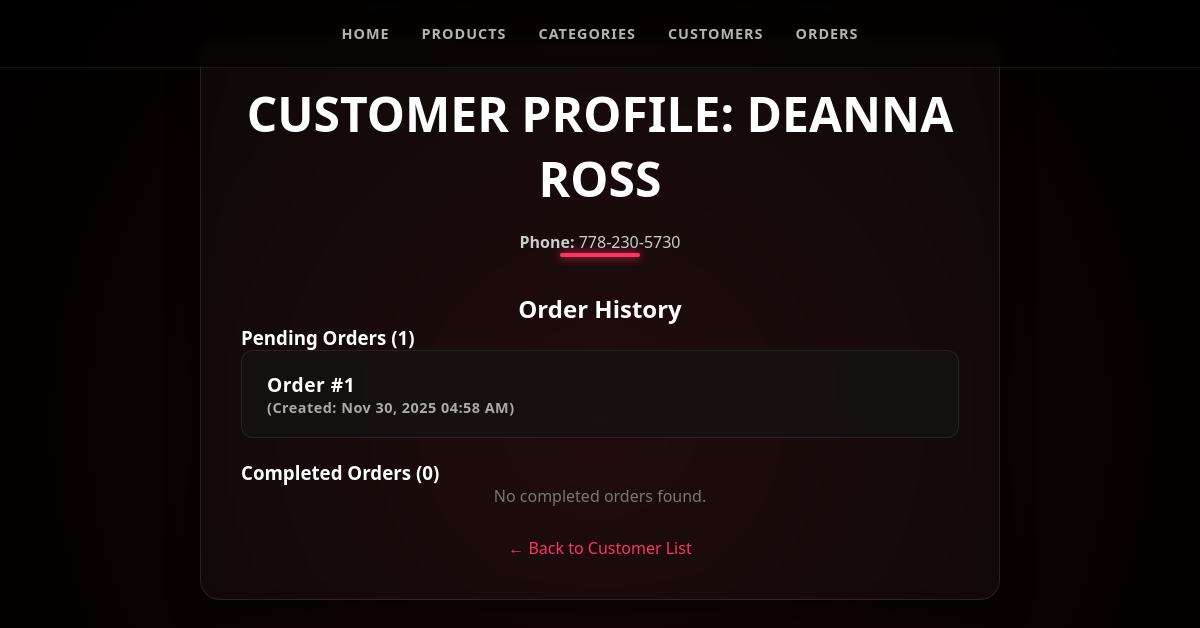
Page /customers_id/1 on the committed database.
### models.py (models this page shows, shortened)
class Customer(db.Model):
    __tablename__ = "Customer"
    id = mapped_column(Integer, primary_key=True)
    name = mapped_column(String)
    phone = mapped_column(String,unique=True)
    orders = db.relationship('Order', back_populates='customer')
    def get_pending_orders(self):
        return [order for order in self.orders if order.completed is None]
    def get_completed_orders(self):
        return [order for order in self.orders if order.completed is not None]

class Order(db.Model):
    __tablename__ = "Order"
    id = db.mapped_column(Integer, primary_key=True, autoincrement=True)
    customer_id = mapped_column(Integer, ForeignKey("Customer.id"))
    customer = relationship("Customer",back_populates="orders")
    amount = mapped_column( DECIMAL,default=0)
    created = mapped_column(db.DateTime,default=func.now())
    completed = mapped_column(db.DateTime)
    items = relationship("ProductOrder")

### app.py (the view)
@app.route("/customers_id/<int:id>")
def customer_id(id):
    cus_id = select(Customer).where(Customer.id == id)
    new_cus_id = db.session.execute(cus_id).scalar()
    return render_template("customer_id.html", customer=new_cus_id)

### templates/customer_id.html
{% extends "base.html" %}
{% block styles %}
    <link rel="stylesheet" href="{{ url_for('static', filename='customer_id.css') }}">
{% endblock %}
{% block content %}
<div class="customer-container">
    <h1>Customer Profile: {{ customer.name }}</h1>
    <p style="text-align: center; color: #ccc;"><strong>Phone:</strong> {{ customer.phone }}</p>
    <div class="divider"></div>
    <h2 style="text-align: center;">Order History</h2>
    <h3>Pending Orders ({{ customer.get_pending_orders() | length }})</h3>
    {% if customer.get_pending_orders() %}
        <ul class="customer-list">
        {% for order in customer.get_pending_orders() %}
            <li class="customer-item">
                <a href="{{ url_for('order_detail', id=order.id) }}">
                    Order #{{ order.id }}
                    <span style="font-size: 0.9rem; color: #aaa; display:block;">
                        (Created: {{ order.created.strftime('%b %d, %Y %I:%M %p') }})
                    </span>
                </a>
            </li>
        {% endfor %}
        </ul>
    {% else %}
        <p style="text-align: center; color: #777;">No orders currently pending.</p>
    {% endif %}
    <br>
    <h3>Completed Orders ({{ customer.get_completed_orders() | length }})</h3>
    {% if customer.get_completed_orders() %}
        <ul class="customer-list">
        {% for order in customer.get_completed_orders() %}
            <li class="customer-item">
                <a href="{{ url_for('order_detail', id=order.id) }}">
                    Order #{{ order.id }}
                    <span style="font-size: 0.9rem; color: #aaa; display:block;">
                        (Final Amount: ${{ order.amount }})
                    </span>
                </a>
            </li>
        {% endfor %}
        </ul>
    {% else %}
        <p style="text-align: center; color: #777;">No completed orders found.</p>
    {% endif %}
    <div style="margin-top: 30px; text-align: center;">
        <a href="{{ url_for('customer') }}" style="color: var(--primary); text-decoration: none;">← Back to Customer List</a>
    </div>
</div>
{% endblock %}

### static/home_page.css (style rules this page uses)
:root { --primary: #ff3366; --text: #e5e5e5; --nav-text: #b3b3b3; --nav-hover: #ff6688; }
* { margin: 0; padding: 0; box-sizing: border-box; }
body { background: radial-gradient(circle at center, #1a0505 0%, #000 100%); color: var(--text); font-family: system-ui, sans-serif; min-height: 100vh; }

### static/customer_id.css (style rules this page uses)
:root { --primary: #ff3366; --text: #ffffff; --bg-dark: #000000; }
.customer-container { max-width: 800px; margin: 40px auto; padding: 40px; background: rgba(255, 255, 255, 0.03); border: 1px solid rgba(255, 255, 255, 0.1); backdrop-filter: blur(10px); border-radius: 20px; box-shadow: 0 10px 30px rgba(0, 0, 0, 0.5); animation: fadeIn 0.8s ease-out; }
.customer-container h1 { text-align: center; font-size: clamp(2rem, 5vw, 3rem); color: var(--text); margin-bottom: 20px; font-weight: 800; text-transform: uppercase; }
.divider { width: 80px; height: 4px; background: var(--primary); margin: 0 auto 35px auto; border-radius: 10px; box-shadow: 0 0 10px var(--primary); }
.customer-list { list-style: none; padding: 0; margin: 0; display: grid; gap: 15px; }
.customer-item { background: rgba(20, 20, 20, 0.6); padding: 20px 25px; border-radius: 12px; border: 1px solid rgba(255, 255, 255, 0.08); transition: all 0.3s ease; display: block; }
.customer-item a { text-decoration: none; color: var(--text); font-size: 1.2rem; font-weight: 600; letter-spacing: 0.5px; display: block; }

### rows in the picture
Customer: name "DEANNA ROSS", phone "778-230-5730"
Order: id "1", created "Nov 30, 2025 04:58 AM"

### other values in the picture
{{ customer.get_pending_orders() | length }} "1"
{{ customer.get_completed_orders() | length }} "0"
